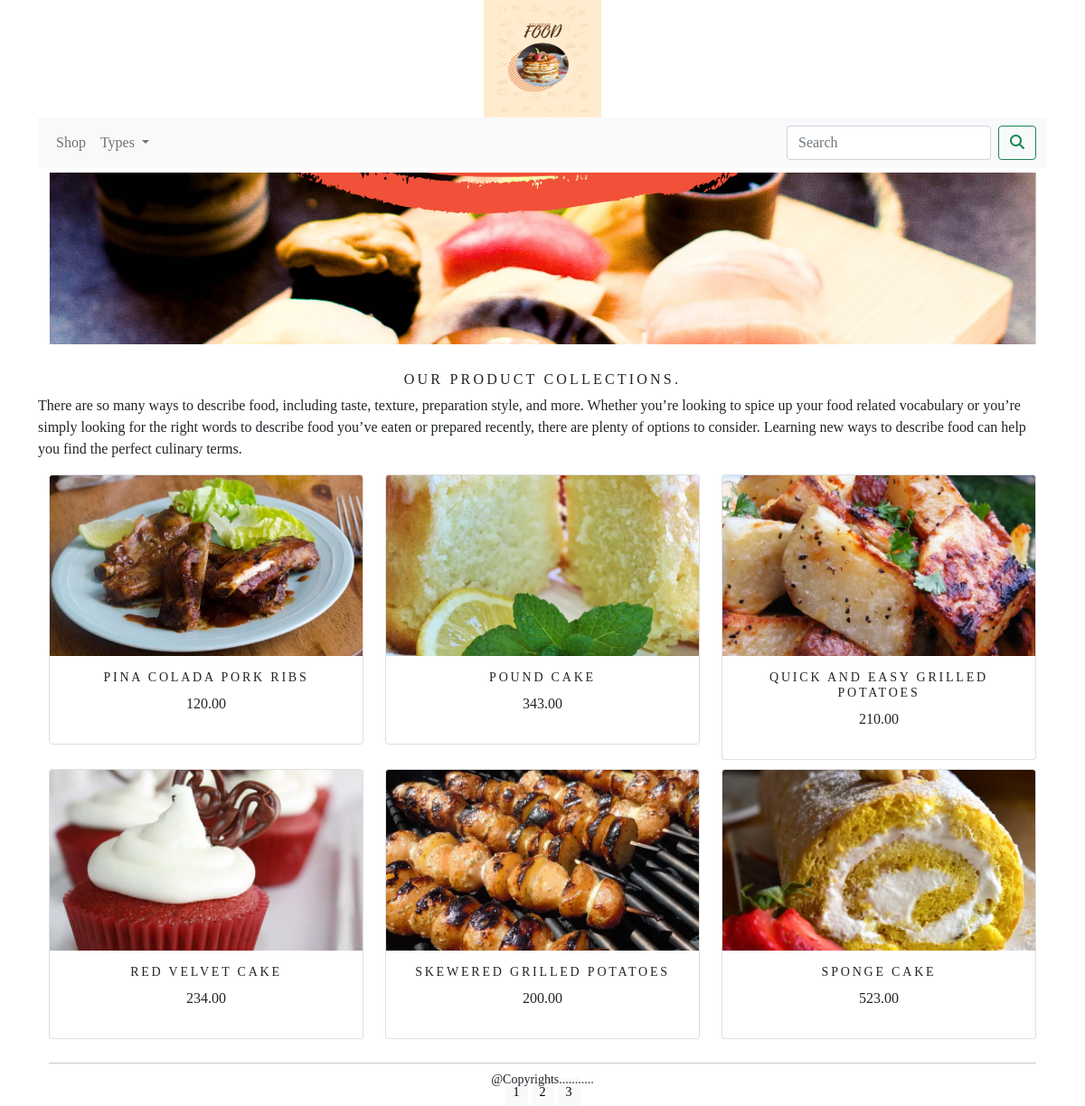
Screenshot of /shop/?page=2 with the database file from the repository.
### shop/models.py (models this page shows, shortened)
class Product(models.Model):
    name = models.CharField(max_length=250, unique=True)
    slug = models.SlugField(max_length=250, unique=True)
    description = models.TextField(blank=True)
    image = models.ImageField(upload_to='product', blank=True)
    price = models.DecimalField(max_digits=10, decimal_places=2)
    category = models.ForeignKey(Category, on_delete=models.CASCADE)
    stock = models.IntegerField()
    available = models.BooleanField(default=True)
    created = models.DateTimeField(auto_now_add=True)
    updated = models.DateTimeField(auto_now=True)
    def get_url(self):
        return reverse('shop:prodCatdetail', args=[self.category.slug,self.slug])
    class Meta:
        ordering = ('name',)
        verbose_name = 'product'
        verbose_name_plural = 'products'

### shop/views.py (the view)
# urls.py: path('', allProdCat, name='home'),
def allProdCat(request,c_slug=None):
    c_page = None
    products_list = None
    if c_slug != None:
        c_page = get_object_or_404(Category, slug=c_slug)
        products_list= Product.objects.all().filter(category=c_page, available=True)
    else:
        products_list = Product.objects.all().filter(available=True)
    paginator=Paginator(products_list,6)
    try:
        page=int(request.GET.get('page','1'))
    except:
        page=1
    try:
        products=paginator.page(page)
    except (EmptyPage, InvalidPage):
        products=paginator.page(paginator.num_pages)
    return render(request, 'category.html', {'category': c_page, 'products': products})

### cart/context_processors.py (called while the page is built)
def counter(request):
    item_count=0
    if 'admin' in request.path:
        return {}
    else:
        try:
            cart=Cart.objects.filter(cart_id=_cart_id(request))
            car_items=CartItem.objects.all().filter(cart=cart[:1])
            for cart_item in car_items:
                item_count += cart_item.quantity
        except Cart.DoesNotExist:
            item_count=0
    return dict(item_count=item_count)

### cart/views.py (called while the page is built)
def _cart_id(request):
    cart = request.session.session_key
    if not cart:
        cart = request.session.create()
    return cart

### shop/context_processors.py (called while the page is built)
def menu_links(request):
    links=Category.objects.all()
    return dict(links=links)

### shop/models.py (called while the page is built)
    def get_url(self):
        return reverse('shop:products_by_category', args=[self.slug])

### templates/category.html (shortened to what this page needs)
{% extends 'base.html' %}
{% load static %}
{% block content %}
<div class="mx_auto">
    {% if category %}
        <img class="my_image" src="{{ category.image.url}}" alt="{{ category.name }}">
</div>
    <br>
<div>
            <h1 class="text-center my_title" >{{ category.name }}</h1>
            <p class="text-justify">{{ category.description }}</p>
</div>
    {% else %}
<div>
    <img class="my_image my_image_padding" src="{% static 'image/banner.png' %}" alt="our products" width="1200px">
</div>
<br>
<div>
    <h1 class="text-center my_title">Our product Collections.</h1>
    <p class="text-justify">There are so many ways to describe food, including taste, texture, preparation style, and more. Whether you’re looking to spice up your food related vocabulary or you’re simply looking for the right words to describe food you’ve eaten or prepared recently, there are plenty of options to consider. Learning new ways to describe food can help you find the perfect culinary terms.</p>
</div>
{% endif %}
<div class="container">
    <div class="row mx_auto">
        {% for product in products.object_list %}
            <div class="my_bottom_margin col-9 col-sm-12 col-md-4 col-lg-4">
                <div class="card text-center" style="min-width: 18rem;">
                    <a href="{{ product.get_url }}">
                        <div class="my_image_container">
                            <img class="card-img-top my_image" src="{{ product.image.url }}" alt="{{ product.name }}">
                        </div>
                    </a>
                    <div class="card-body">
                        <h4>{{ product.name }}</h4>
                        <p>{{ product.price }}</p>
                    </div>
                </div>
            </div>
        {% endfor %}
        <div class="mx-auto">
            {% if products.paginator.num_pages > 1 %}
                <hr>
                <div class="text-center">
                    {% for pg in products.paginator.page_range %}
                        <a href="?page={{ pg }}" class="btn btn-light btn-sm {% if products.number == pg %} active {% endif %}">{{ pg }}</a>
                    {% endfor %}
                </div>
            {% endif %}
        </div>
        <br>
    </div>
</div>
{% endblock %}

### static/css/custom.css (style rules this page uses)
body { font-family: 'Playfair Display', serif; }
.my_image { width: 100%; height: 200px; object-fit: cover; }
.my_title { font-size: 16px; text-transform: uppercase; letter-spacing: .2em; }
.my_image_padding { padding: 5px; }
.my_bottom_margin { margin-bottom: 10px; }
.card-body h4 { font-size: 14px; text-transform: uppercase; letter-spacing: .2em; }

### rows the page displays
Product: image (picture), name "PINA COLADA PORK RIBS", price "120.00"
Product: image (picture), name "POUND CAKE", price "343.00"
Product: image (picture), name "QUICK AND EASY GRILLED POTATOES", price "210.00"
Product: image (picture), name "RED VELVET CAKE", price "234.00"
Product: image (picture), name "SKEWERED GRILLED POTATOES", price "200.00"
Product: image (picture), name "SPONGE CAKE", price "523.00"

### other values shown
{{ pg }} "1" "2" "3"
